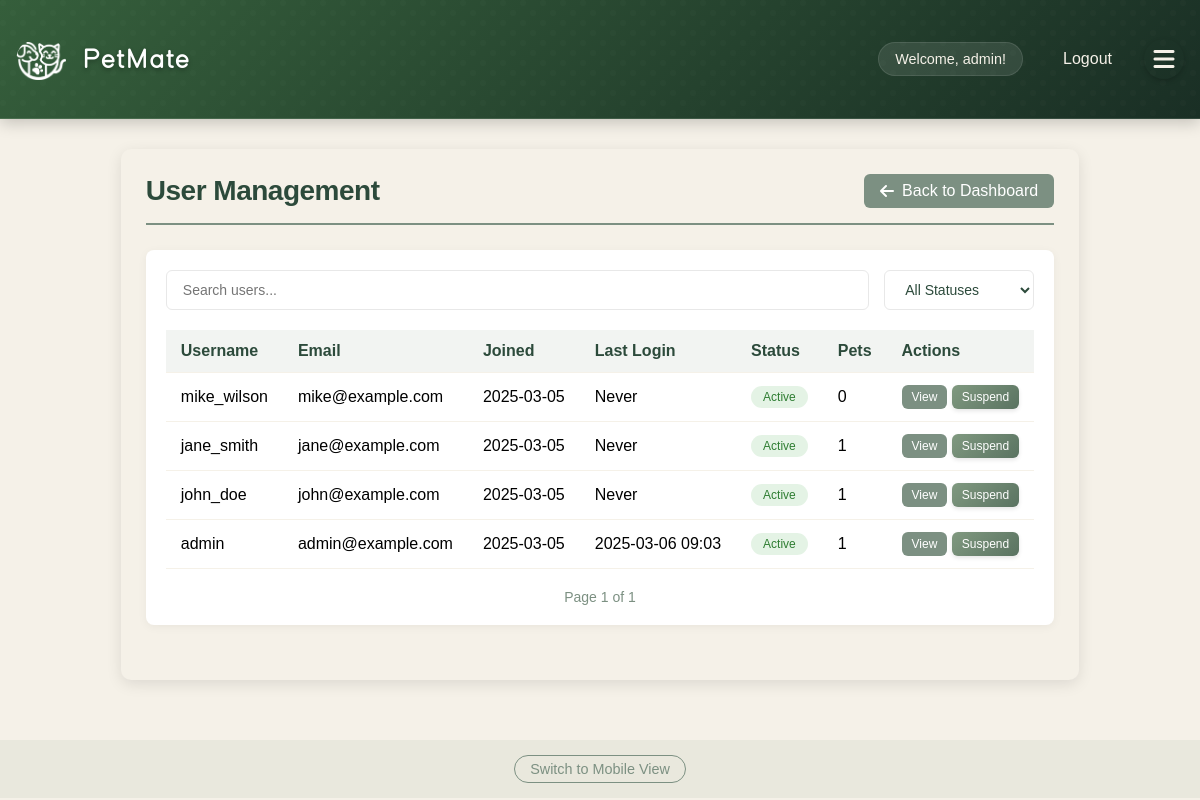
/admin/users (signed in), run on an earlier commit of the app's database.
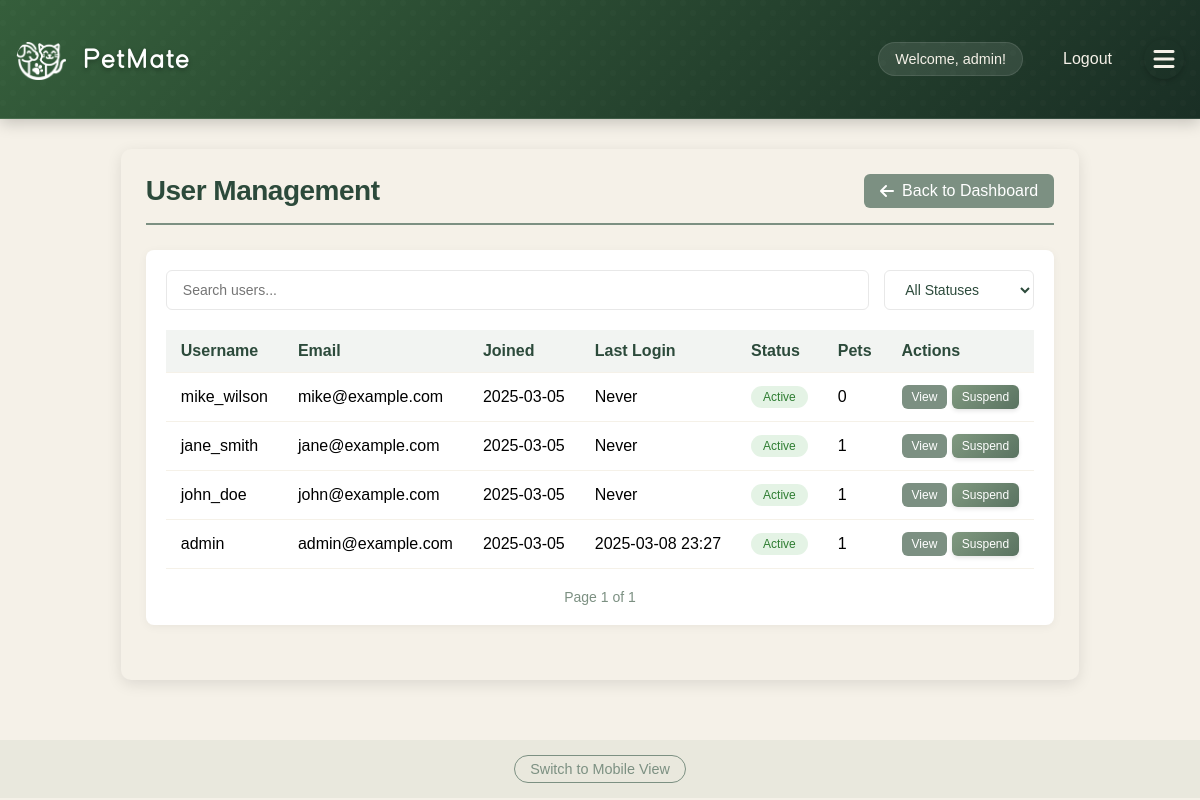
And on a later commit of the database.
### app/models/user.py (models this page shows, shortened)
class User(db.Model, UserMixin):
    __tablename__ = 'users'
    id = db.Column(db.Integer, primary_key=True)
    username = db.Column(db.String(80), unique=True, nullable=False)
    email = db.Column(db.String(120), unique=True, nullable=False)
    password_hash = db.Column(db.String(128))
    name = db.Column(db.String(120))  # User's full name
    created_at = db.Column(db.DateTime, default=datetime.utcnow)
    profile_picture = db.Column(db.String(255))  # Store the filename of uploaded image
    bio = db.Column(db.Text)  # User bio
    location = db.Column(db.String(200))  # User location
    is_admin = db.Column(db.Boolean, default=False)
    account_status = db.Column(db.String(20), default='active')  # active, suspended, banned
    last_login = db.Column(db.DateTime)
    account_notes = db.Column(db.Text)  # Admin notes about the user
    preferred_meetup_types = db.Column(db.String(255))  # e.g., "parks,beaches,dog runs"
    availability = db.Column(db.String(255))  # e.g., "weekends,evenings"
    pet_owner_since = db.Column(db.Integer)  # Year they became a pet owner
    pet_experience_level = db.Column(db.String(50))  # e.g., "beginner", "intermediate", "expert"
    pets = db.relationship('Pet', backref='owner', lazy=True)
    hosted_playdates = db.relationship('Playdate', foreign_keys='Playdate.host_id', lazy=True)
    attended_playdates = db.relationship('Playdate', secondary=playdate_attendees, lazy=True)
    reviews_received = db.relationship('Review',
                                     foreign_keys='Review.reviewed_user_id',
                                     back_populates='reviewed_user',
                                     lazy='joined')
    reviews_given = db.relationship('Review',
                                  foreign_keys='Review.reviewer_id',
                                  back_populates='reviewer',
                                  lazy='joined')
    @property
    def is_authenticated(self):
        return True
    def get_unread_message_count(self):
        from app.models.message import Message
        return Message.query.filter_by(recipient_id=self.id, is_read=False).count()

### app/routes/admin.py (the view, shortened to what this page needs)
@bp.route('/users')
@login_required
@admin_required
def user_management():
    from app.models.user import User
    page = request.args.get('page', 1, type=int)
    filter_type = request.args.get('filter', None)
    search_query = request.args.get('search', None)
    query = User.query
    if search_query:
        query = query.filter(User.username.ilike(f'%{search_query}%') |
                             User.email.ilike(f'%{search_query}%') |
                             User.name.ilike(f'%{search_query}%'))
    users = query.order_by(User.created_at.desc()).paginate(page=page, per_page=20)
    if is_mobile_device():
        return render_template('admin/mobile_users.html', users=users, pagination=users)
    else:
        return render_template('admin/users.html', users=users)

### app/__init__.py (called while the page is built)
@login_manager.user_loader
def load_user(user_id):
    from app.models.user import User
    return User.query.get(int(user_id))

### app/routes/admin.py (called while the page is built)
def admin_required(f):
    @wraps(f)
    def decorated_function(*args, **kwargs):
        if not current_user.is_authenticated or not current_user.is_admin:
            flash('You do not have permission to access this area.', 'error')
            return redirect(url_for('main.index'))
        return f(*args, **kwargs)
    return decorated_function

def is_mobile_device():
    user_agent = request.headers.get('User-Agent', '').lower()
    return any(device in user_agent for device in ['android', 'iphone', 'ipad', 'mobile', 'webos'])

### app/templates/admin/users.html (shortened to what this page needs)
{% extends "base.html" %}
{% block content %}
<div class="admin-container">
    <div class="admin-header">
        <h1>User Management</h1>
        <a href="{{ url_for('admin.admin_dashboard') }}" class="back-link">
            <i class="fas fa-arrow-left"></i> Back to Dashboard
        </a>
    </div>
    <div class="admin-section">
        <div class="filters">
            <input type="text" id="userSearch" placeholder="Search users..." class="search-input">
            <select id="statusFilter" class="filter-select">
                <option value="">All Statuses</option>
            </select>
        </div>
        <div class="table-responsive">
            <table class="admin-table">
                <thead>
                    <tr>
                        <th>Username</th>
                        <th>Email</th>
                        <th>Joined</th>
                        <th>Last Login</th>
                        <th>Status</th>
                        <th>Pets</th>
                        <th>Actions</th>
                    </tr>
                </thead>
                <tbody>
                    {% for user in users.items %}
                    <tr>
                        <td>{{ user.username }}</td>
                        <td>{{ user.email }}</td>
                        <td>{{ user.created_at.strftime('%Y-%m-%d') }}</td>
                        <td>{{ user.last_login.strftime('%Y-%m-%d %H:%M') if user.last_login else 'Never' }}</td>
                        <td>
                            <span class="status-badge status-{{ user.account_status }}">
                                {{ user.account_status }}
                            </span>
                        </td>
                        <td>{{ user.pets|length }}</td>
                        <td class="actions">
                            <a href="{{ url_for('admin.user_details', user_id=user.id) }}" class="btn btn-small btn-primary">View</a>
                            {% if user.account_status == 'active' %}
                            <button onclick="showSuspendModal({{ user.id }})" class="btn btn-small btn-warning">Suspend</button>
                            {% elif user.account_status == 'suspended' %}
                            <form action="{{ url_for('admin.update_user_status', user_id=user.id) }}" method="POST" style="display: inline;">
                                <input type="hidden" name="action" value="activate">
                                <button type="submit" class="btn btn-small btn-success">Activate</button>
                            </form>
                            {% endif %}
                        </td>
                    </tr>
                    {% endfor %}
                </tbody>
            </table>
        </div>
        <div class="pagination">
            <span class="page-info">
                Page {{ users.page }} of {{ users.pages }}
            </span>
        </div>
    </div>
</div>
{% endblock %}

### app/templates/base.html (shortened to what this page needs)
<!DOCTYPE html>
<html>
<head>
    <link rel="stylesheet" href="{{ url_for('static', filename='style.css') }}">
    <link rel="stylesheet" href="{{ url_for('static', filename='how-it-works.css') }}">
    <link rel="stylesheet" href="{{ url_for('static', filename='feature-cards.css') }}">
    <link rel="stylesheet" href="{{ url_for('static', filename='custom-font.css') }}">
    <link rel="stylesheet" href="https://cdnjs.cloudflare.com/ajax/libs/font-awesome/6.0.0/css/all.min.css">
</head>
<body>
    <nav>
        <div class="nav-container">
            <h1>
                <a href="{{ url_for('main.index') }}" class="site-title">
                    <div class="logo">
                        <div class="logo-icon"></div>
                        <div class="logo-text">Pet<span class="highlight">Mate</span></div>
                    </div>
                </a>
            </h1>
            <div class="nav-links">
                {% if 'username' in session %}
                    <div class="user-menu">
                        <span>Welcome, {{ session['username'] }}!</span>
                        <a href="{{ url_for('auth.logout') }}">Logout</a>
                    </div>
                    <button class="menu-toggle">
                        <i class="fas fa-bars"></i>
                    </button>
                {% else %}
                    <a href="{{ url_for('auth.login') }}">Login</a>
                    <a href="{{ url_for('auth.register') }}">Register</a>
                {% endif %}
            </div>
        </div>
    </nav>
    <main>
        {% block content %}{% endblock %}
    </main>
    <footer class="view-toggle">
        <a href="#" id="view-mobile-version">Switch to Mobile View</a>
    </footer>
</body>
</html>

What changed in the data, as far as the page shows it:
changed User "admin": last_login "2025-03-06 09:03" → "2025-03-08 23:27"
